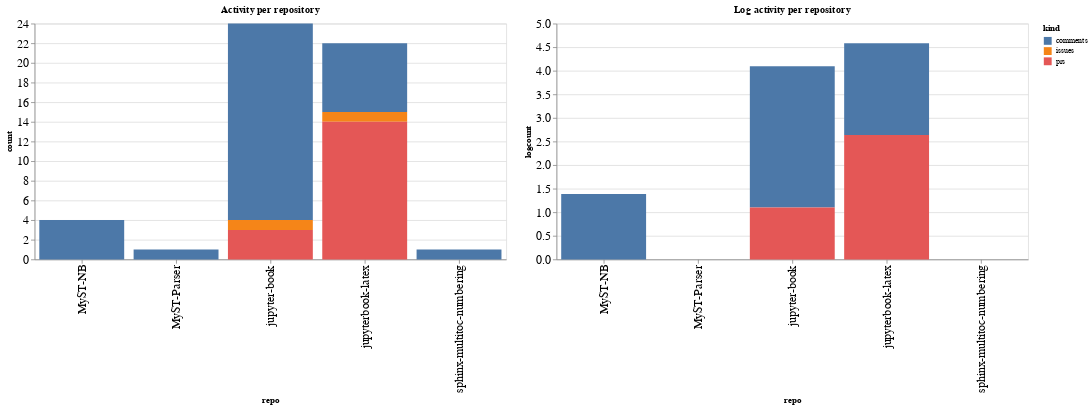

Here is the notebook cell this chart was saved with:
### Code cell
ch1 = alt.Chart(repo_summaries, width=600, title="Activity per repository").mark_bar().encode(
    x='repo',
    y='count',
    color='kind',
    tooltip="kind"
)

ch2 = alt.Chart(repo_summaries, width=600, title="Log activity per repository").mark_bar().encode(
    x='repo',
    y='logcount',
    color='kind',
    tooltip="kind"
)

ch1 | ch2

### Figure 1 — Vega-Lite specification as saved in the notebook (floating-point values rounded to 4 significant figures)
{"config": {"axisLeft": {"labelFontSize": 15}, "axisBottom": {"labelFontSize": 15}}, "hconcat": [{"mark": "bar", "encoding": {"color": {"type": "nominal", "field": "kind"}, "tooltip": {"type": "nominal", "field": "kind"}, "x": {"type": "nominal", "field": "repo"}, "y": {"type": "quantitative", "field": "count"}}, "title": "Activity per repository", "width": 600}, {"mark": "bar", "encoding": {"color": {"type": "nominal", "field": "kind"}, "tooltip": {"type": "nominal", "field": "kind"}, "x": {"type": "nominal", "field": "repo"}, "y": {"type": "quantitative", "field": "logcount"}}, "title": "Log activity per repository", "width": 600}], "data": {"name": "data-85dcc047b7cb41711d7c517415ff66a8"}, "$schema": "https://vega.github.io/schema/vega-lite/v4.8.1.json", "datasets": {"data-85dcc047b7cb41711d7c517415ff66a8": [{"repo": "MyST-NB", "kind": "comments", "count": 4, "logcount": 1.386}, {"repo": "MyST-Parser", "kind": "comments", "count": 1, "logcount": 0.0}, {"repo": "jupyter-book", "kind": "comments", "count": 20, "logcount": 2.996}, {"repo": "jupyter-book", "kind": "issues", "count": 1, "logcount": 0.0}, {"repo": "jupyter-book", "kind": "prs", "count": 3, "logcount": 1.099}, {"repo": "jupyterbook-latex", "kind": "comments", "count": 7, "logcount": 1.946}, {"repo": "jupyterbook-latex", "kind": "issues", "count": 1, "logcount": 0.0}, {"repo": "jupyterbook-latex", "kind": "prs", "count": 14, "logcount": 2.639}, {"repo": "sphinx-multitoc-numbering", "kind": "comments", "count": 1, "logcount": 0.0}]}}
